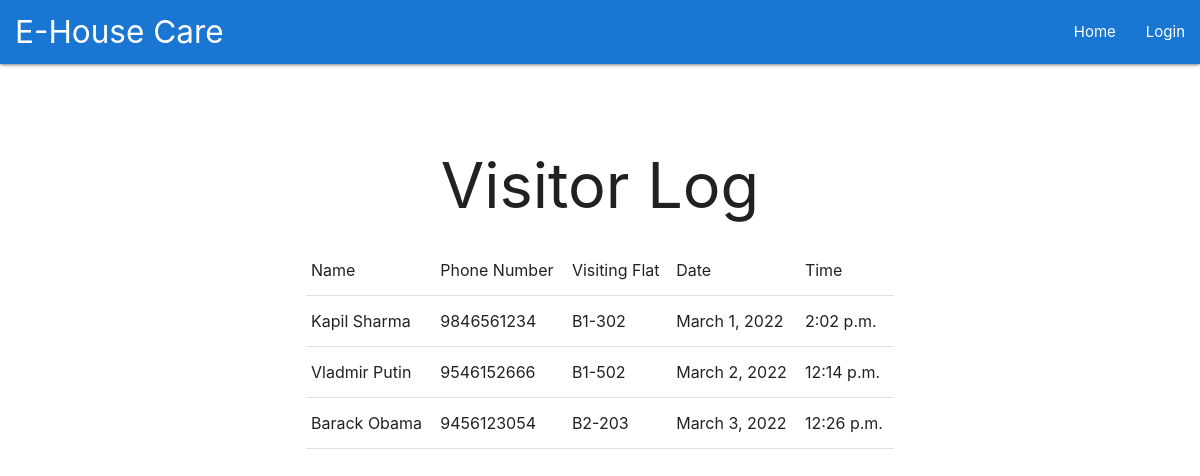
The app's page /visitor with its own data.
### main/models.py (models this page shows, shortened)
class Visitor(models.Model):
    visitor_name = models.CharField(max_length=100)
    visitor_phone =  models.IntegerField()
    visiting_flat = models.CharField(max_length=100)
    visiting_date = models.DateField(default=datetime.date.today)
    visiting_time = models.TimeField(default=datetime.datetime.now)

### main/views.py (the view)
# urls.py: path('visitor', views.visitor, name='visitor'),
def visitor(request):
    messages.info(request, 'You are viewing the Visitor Log')
    return render(request, "main/visitor.html", context={'visit': Visitor.objects.all})

### main/templates/main/visitor.html
{% extends "main/header.html" %} {% block content %}
<div class="container">
  <h1 style="text-align:center;">Visitor Log</h1>
  <table border=1>
    <tr>
      <td>Name</td>
      <td>Phone Number</td>
      <td>Visiting Flat</td>
      <td>Date</td>
      <td>Time</td>
    </tr>
    {% for v in visit %}
    <tr>
      <td>{{v.visitor_name}}</td>
      <td>{{v.visitor_phone}}</td>
      <td>{{v.visiting_flat}}</td>
      <td>{{v.visiting_date}}</td>
      <td>{{v.visiting_time}}</td>
    </tr>
    {% endfor %}
  </table>
{% endblock %}

### records on screen
Visitor: visitor_name "Kapil Sharma", visitor_phone "9846561234", visiting_flat "B1-302", visiting_date "March 1, 2022", visiting_time "2:02 p.m."
Visitor: visitor_name "Vladmir Putin", visitor_phone "9546152666", visiting_flat "B1-502", visiting_date "March 2, 2022", visiting_time "12:14 p.m."
Visitor: visitor_name "Barack Obama", visitor_phone "9456123054", visiting_flat "B2-203", visiting_date "March 3, 2022", visiting_time "12:26 p.m."
